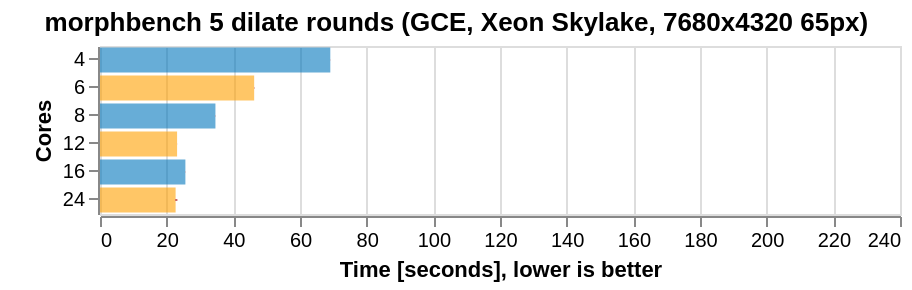

Write the Vega-Lite specification saved for this chart.
### Vega-Lite specification from a JSON file in a GitHub repository (floating-point values rounded to 4 significant figures)
{"$schema": "https://vega.github.io/schema/vega-lite/v4.json", "title": {"text": "morphbench 5 dilate rounds (GCE, Xeon Skylake, 7680x4320 65px)", "anchor": "middle"}, "data": {"values": [{"set": "", "var": 4, "times": [69080.0, 69080.0, 69100.0, 69120.0, 69080.0]}, {"set": "", "var": 6, "times": [46220.0, 46230.0, 46330.0, 46260.0, 46240.0]}, {"set": "", "var": 8, "times": [34650.0, 34599, 34600.0, 34670.0, 34630.0]}, {"set": "", "var": 12, "times": [23120.0, 23115, 23130.0, 23140.0, 23120.0]}, {"set": "", "var": 16, "times": [25610.0, 25640.0, 25650.0, 25596, 25610.0]}, {"set": "", "var": 24, "times": [22550.0, 22560.0, 22540.0, 23230.0, 22552]}]}, "transform": [{"flatten": ["times"]}, {"calculate": "datum.times/1000", "as": "times"}, {"aggregate": [{"op": "min", "field": "times", "as": "timem"}, {"op": "max", "field": "times", "as": "timex"}, {"op": "mean", "field": "times", "as": "timean"}], "groupby": ["set", "var"]}], "facet": {"row": {"field": "set", "type": "nominal", "header": {"title": "", "labelAngle": 0, "labelFontSize": 12}, "sort": ["SSE2", "AVX2", "AVX512F"]}}, "spec": {"encoding": {"y": {"field": "var", "type": "ordinal", "axis": {"title": "Cores"}, "sort": "ascending"}}, "layer": [{"mark": {"type": "bar", "opacity": 0.6}, "height": {"step": 14}, "encoding": {"x": {"field": "timean", "type": "quantitative", "scale": {"domain": [0, 240]}}, "color": {"field": "var", "type": "ordinal", "scale": {"range": ["#0277bd", "#ffa000"]}, "legend": null, "sort": "ascending"}}}, {"width": 400, "mark": {"type": "errorbar", "color": "#c66"}, "encoding": {"x": {"field": "timem", "type": "quantitative", "axis": {"title": "Time [seconds], lower is better", "grid": true}}, "x2": {"field": "timex"}, "size": {"value": 6}}}]}}
